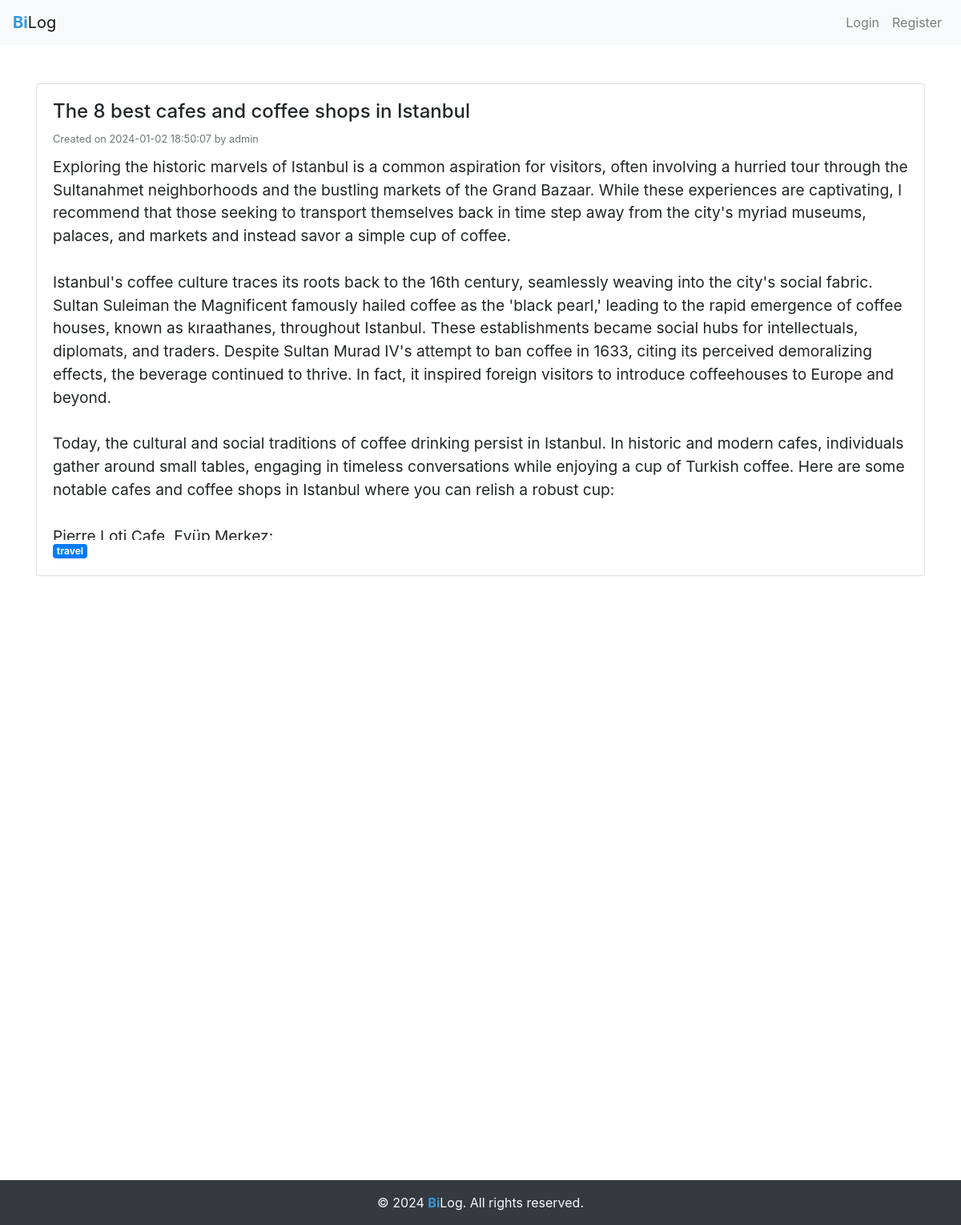
Screenshot of /view.php?id=2 with the database file from the repository.
### tables this page shows
CREATE TABLE `blog_posts` (
  `id` int(11) NOT NULL,
  `title` varchar(255) NOT NULL,
  `content` text NOT NULL,
  `author` varchar(100) NOT NULL,
  `category` varchar(50) NOT NULL,
  `post_timestamp` timestamp NOT NULL DEFAULT current_timestamp(),
  `image_url` varchar(255) DEFAULT NULL
);

### view.php (the view, shortened to what this page needs)
<?php
include('connect_db.php');
if (isset($_GET['id'])) {
    $postId = $_GET['id'];
    $postQuery = $mysqli->prepare("SELECT id, title, content, author, post_timestamp, category FROM blog_posts WHERE id = ?");
    $postQuery->bind_param('i', $postId);
    $postQuery->execute();
    $postResult = $postQuery->get_result();
    if ($postResult->num_rows > 0) {
        $post = $postResult->fetch_assoc();
    } else {
        header('Location: index.php');
        exit();
    }
} else {
    header('Location: index.php');
    exit();
}
include('incs/header.php');
?>
<!DOCTYPE html>
<html lang="en">
<head>
    <link rel="stylesheet" href="https://stackpath.bootstrapcdn.com/bootstrap/4.5.2/css/bootstrap.min.css">
</head>
<body>
<div class="container mt-5">
    <div class="card">
        <div class="card-body">
            <div class="d-flex justify-content-between align-items-center">
                <h2 class="card-title"><?php echo $post['title']; ?></h2>
            </div>
            <p class="card-subtitle text-muted mb-2">
                <small>Created on <?php echo $post['post_timestamp']; ?> by <?php echo $post['author']; ?></small>
            </p>
            <div class="card-content"><?php echo $post['content']; ?></div>
                <?php if (!empty($post['category'])) : ?>
                    <span class="badge badge-primary"><?php echo $post['category']; ?></span>
                <?php endif; ?>
        </div>
    </div>
</div>
<?php
include('incs/footer.php');
?>
</body>
</html>

### css/style.css (style rules this page uses)
.container { max-width: 600px; }
.card-title { font-size: 1.5em; }
.card-content { font-size: 1.2em; margin-top: 10px; }

### view.php (style rules this page uses)
.card-content { max-width: 100%; max-height: 30rem; overflow: auto; white-space: pre-line; }

### rows the page displays
blog_posts: title "The 8 best cafes and coffee shops in Istanbul", post_timestamp "2024-01-02 18:50:07", author "admin", content "Exploring the historic marvels of Istanbul is a common aspiration for visitors, often involving a hurried tour through the Sultanahmet neighborhoods and the bustling markets of the Grand Bazaar. While these experiences are captivating, I recommend that those seeking to transport themselves back in time step away from the city's myriad museums, palaces, and markets and instead savor a simple cup of coffee. Istanbul's coffee culture traces its roots back to the 16th century, seamlessly weaving into the city's social fabric. Sultan Suleiman the Magnificent famously hailed coffee as the 'black pearl,' leading to the rapid emergence of coffee houses, known as kıraathanes, throughout Istanbul.…", category "travel"
